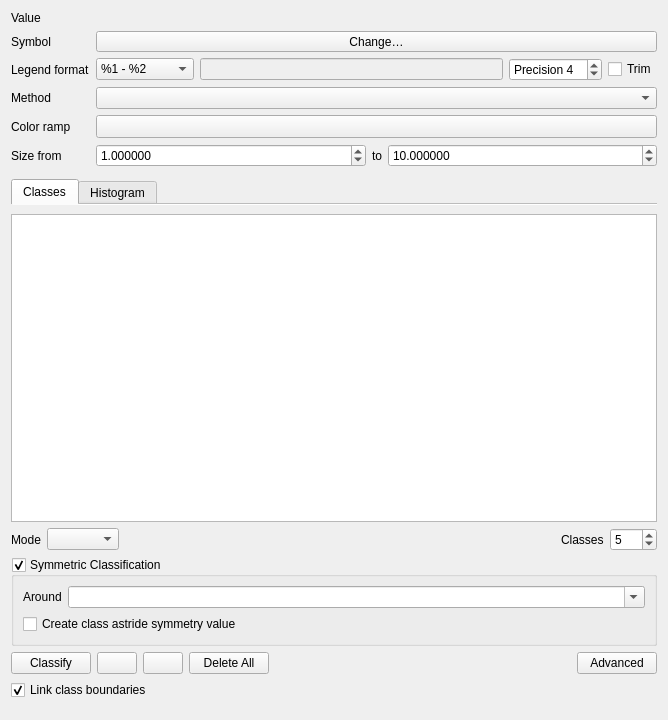
<?xml version="1.0" encoding="UTF-8"?>
<ui version="4.0">
 <class>QgsGraduatedSymbolRendererWidget</class>
 <widget class="QWidget" name="QgsGraduatedSymbolRendererWidget">
  <property name="geometry">
   <rect>
    <x>0</x>
    <y>0</y>
    <width>668</width>
    <height>720</height>
   </rect>
  </property>
  <layout class="QGridLayout" name="gridLayout">
   <item row="3" column="1">
    <widget class="QComboBox" name="methodComboBox">
     <property name="toolTip">
      <string>&lt;html&gt;&lt;head/&gt;&lt;body&gt;&lt;p&gt;Choose between color and size graduation. &lt;/p&gt;&lt;p&gt;&lt;br/&gt;&lt;/p&gt;&lt;p&gt;If you want to combine both, use a data-defined size for the symbol and graduate by color.&lt;/p&gt;&lt;/body&gt;&lt;/html&gt;</string>
     </property>
    </widget>
   </item>
   <item row="0" column="1">
    <widget class="QgsFieldExpressionWidget" name="mExpressionWidget">
     <property name="sizePolicy">
      <sizepolicy hsizetype="Preferred" vsizetype="Fixed">
       <horstretch>0</horstretch>
       <verstretch>0</verstretch>
      </sizepolicy>
     </property>
     <property name="minimumSize">
      <size>
       <width>10</width>
       <height>0</height>
      </size>
     </property>
     <property name="focusPolicy">
      <enum>Qt::StrongFocus</enum>
     </property>
    </widget>
   </item>
   <item row="2" column="0">
    <widget class="QLabel" name="label">
     <property name="text">
      <string>Legend format</string>
     </property>
     <property name="alignment">
      <set>Qt::AlignLeading|Qt::AlignLeft|Qt::AlignVCenter</set>
     </property>
     <property name="buddy">
      <cstring>txtLegendFormat</cstring>
     </property>
    </widget>
   </item>
   <item row="3" column="0">
    <widget class="QLabel" name="labelMethod">
     <property name="text">
      <string>Method</string>
     </property>
    </widget>
   </item>
   <item row="5" column="0">
    <widget class="QLabel" name="lblSize">
     <property name="text">
      <string>Size from</string>
     </property>
     <property name="buddy">
      <cstring>minSizeSpinBox</cstring>
     </property>
    </widget>
   </item>
   <item row="4" column="1">
    <widget class="QgsColorRampButton" name="btnColorRamp">
     <property name="sizePolicy">
      <sizepolicy hsizetype="Expanding" vsizetype="Fixed">
       <horstretch>0</horstretch>
       <verstretch>0</verstretch>
      </sizepolicy>
     </property>
     <property name="minimumSize">
      <size>
       <width>120</width>
       <height>0</height>
      </size>
     </property>
     <property name="maximumSize">
      <size>
       <width>16777215</width>
       <height>16777215</height>
      </size>
     </property>
    </widget>
   </item>
   <item row="0" column="0">
    <widget class="QLabel" name="label_4">
     <property name="text">
      <string>Value</string>
     </property>
    </widget>
   </item>
   <item row="5" column="1">
    <layout class="QHBoxLayout" name="layoutSize">
     <item>
      <widget class="QgsDoubleSpinBox" name="minSizeSpinBox">
       <property name="decimals">
        <number>6</number>
       </property>
       <property name="maximum">
        <double>999999999.000000000000000</double>
       </property>
       <property name="singleStep">
        <double>0.200000000000000</double>
       </property>
       <property name="value">
        <double>1.000000000000000</double>
       </property>
       <property name="showClearButton">
        <bool>false</bool>
       </property>
      </widget>
     </item>
     <item>
      <widget class="QLabel" name="lblSizeTo">
       <property name="sizePolicy">
        <sizepolicy hsizetype="Maximum" vsizetype="Preferred">
         <horstretch>0</horstretch>
         <verstretch>0</verstretch>
        </sizepolicy>
       </property>
       <property name="text">
        <string>to</string>
       </property>
      </widget>
     </item>
     <item>
      <widget class="QgsDoubleSpinBox" name="maxSizeSpinBox">
       <property name="decimals">
        <number>6</number>
       </property>
       <property name="maximum">
        <double>999999999.000000000000000</double>
       </property>
       <property name="singleStep">
        <double>0.200000000000000</double>
       </property>
       <property name="value">
        <double>10.000000000000000</double>
       </property>
       <property name="showClearButton">
        <bool>false</bool>
       </property>
      </widget>
     </item>
    </layout>
   </item>
   <item row="6" column="1">
    <widget class="QgsUnitSelectionWidget" name="mSizeUnitWidget" native="true">
     <property name="minimumSize">
      <size>
       <width>14</width>
       <height>0</height>
      </size>
     </property>
     <property name="focusPolicy">
      <enum>Qt::StrongFocus</enum>
     </property>
    </widget>
   </item>
   <item row="2" column="1">
    <layout class="QHBoxLayout" name="horizontalLayout_6">
     <property name="topMargin">
      <number>0</number>
     </property>
     <item>
      <widget class="QComboBox" name="cboLegendFormat">
       <item>
        <property name="text">
         <string>%1 - %2</string>
        </property>
       </item>
       <item>
        <property name="text">
         <string>&gt; %1 - %2</string>
        </property>
       </item>
       <item>
        <property name="text">
         <string>%1 &lt; x ≤ %2</string>
        </property>
       </item>
       <item>
        <property name="text">
         <string>Other</string>
        </property>
       </item>
      </widget>
     </item>
     <item>
      <widget class="QLineEdit" name="txtLegendFormat">
       <property name="enabled">
        <bool>false</bool>
       </property>
       <property name="toolTip">
        <string>Template for the legend text associated with each classification.  
Use &quot;%1&quot; for the lower bound of the classification, and &quot;%2&quot; for the upper bound.</string>
       </property>
       <property name="alignment">
        <set>Qt::AlignLeading|Qt::AlignLeft|Qt::AlignVCenter</set>
       </property>
      </widget>
     </item>
     <item>
      <widget class="QgsSpinBox" name="spinPrecision">
       <property name="sizePolicy">
        <sizepolicy hsizetype="Minimum" vsizetype="Fixed">
         <horstretch>0</horstretch>
         <verstretch>0</verstretch>
        </sizepolicy>
       </property>
       <property name="toolTip">
        <string>Precision of upper and lower values in label text.
Positive is number of decimal places
Negative rounds to powers of 10</string>
       </property>
       <property name="prefix">
        <string>Precision </string>
       </property>
       <property name="minimum">
        <number>0</number>
       </property>
       <property name="maximum">
        <number>10</number>
       </property>
       <property name="value">
        <number>4</number>
       </property>
      </widget>
     </item>
     <item>
      <widget class="QCheckBox" name="cbxTrimTrailingZeroes">
       <property name="toolTip">
        <string>Check to remove trailing zeroes after the decimal point from the upper and lower values in the legend.</string>
       </property>
       <property name="text">
        <string>Trim</string>
       </property>
      </widget>
     </item>
    </layout>
   </item>
   <item row="1" column="1">
    <widget class="QgsSymbolButton" name="btnChangeGraduatedSymbol">
     <property name="sizePolicy">
      <sizepolicy hsizetype="Minimum" vsizetype="Fixed">
       <horstretch>1</horstretch>
       <verstretch>0</verstretch>
      </sizepolicy>
     </property>
     <property name="text">
      <string>Change…</string>
     </property>
    </widget>
   </item>
   <item row="4" column="0">
    <widget class="QLabel" name="lblColorRamp">
     <property name="text">
      <string>Color ramp</string>
     </property>
     <property name="buddy">
      <cstring>btnColorRamp</cstring>
     </property>
    </widget>
   </item>
   <item row="1" column="0">
    <widget class="QLabel" name="label_6">
     <property name="text">
      <string>Symbol</string>
     </property>
     <property name="buddy">
      <cstring>btnChangeGraduatedSymbol</cstring>
     </property>
    </widget>
   </item>
   <item row="7" column="0" colspan="2">
    <widget class="QTabWidget" name="tabWidget">
     <property name="currentIndex">
      <number>0</number>
     </property>
     <property name="documentMode">
      <bool>true</bool>
     </property>
     <widget class="QWidget" name="tab">
      <attribute name="title">
       <string>Classes</string>
      </attribute>
      <layout class="QGridLayout" name="gridLayout_3">
       <property name="leftMargin">
        <number>0</number>
       </property>
       <property name="rightMargin">
        <number>0</number>
       </property>
       <item row="2" column="0">
        <layout class="QFormLayout" name="mParametersLayout"/>
       </item>
       <item row="3" column="0" colspan="3">
        <widget class="QgsCollapsibleGroupBoxBasic" name="mGroupBoxSymmetric">
         <property name="title">
          <string>Symmetric Classification</string>
         </property>
         <property name="checkable">
          <bool>true</bool>
         </property>
         <layout class="QGridLayout" name="gridLayout_2" columnstretch="0,1">
          <item row="0" column="0">
           <widget class="QLabel" name="label_2">
            <property name="text">
             <string>Around</string>
            </property>
           </widget>
          </item>
          <item row="0" column="1">
           <widget class="QComboBox" name="cboSymmetryPoint">
            <property name="editable">
             <bool>true</bool>
            </property>
           </widget>
          </item>
          <item row="2" column="0" colspan="2">
           <widget class="QCheckBox" name="cbxAstride">
            <property name="text">
             <string>Create class astride symmetry value</string>
            </property>
           </widget>
          </item>
         </layout>
        </widget>
       </item>
       <item row="2" column="1">
        <spacer name="horizontalSpacer_3">
         <property name="orientation">
          <enum>Qt::Horizontal</enum>
         </property>
         <property name="sizeHint" stdset="0">
          <size>
           <width>40</width>
           <height>0</height>
          </size>
         </property>
        </spacer>
       </item>
       <item row="1" column="0" colspan="3">
        <layout class="QHBoxLayout" name="horizontalLayout_5">
         <item>
          <widget class="QLabel" name="label_8">
           <property name="text">
            <string>Mode</string>
           </property>
           <property name="buddy">
            <cstring>cboGraduatedMode</cstring>
           </property>
          </widget>
         </item>
         <item>
          <widget class="QComboBox" name="cboGraduatedMode">
           <property name="editable">
            <bool>false</bool>
           </property>
          </widget>
         </item>
         <item>
          <widget class="QWidget" name="widget" native="true"/>
         </item>
         <item>
          <spacer name="horizontalSpacer_4">
           <property name="orientation">
            <enum>Qt::Horizontal</enum>
           </property>
           <property name="sizeHint" stdset="0">
            <size>
             <width>40</width>
             <height>20</height>
            </size>
           </property>
          </spacer>
         </item>
         <item>
          <widget class="QLabel" name="label_5">
           <property name="text">
            <string>Classes</string>
           </property>
           <property name="buddy">
            <cstring>spinGraduatedClasses</cstring>
           </property>
          </widget>
         </item>
         <item>
          <widget class="QgsSpinBox" name="spinGraduatedClasses">
           <property name="sizePolicy">
            <sizepolicy hsizetype="Minimum" vsizetype="Fixed">
             <horstretch>0</horstretch>
             <verstretch>0</verstretch>
            </sizepolicy>
           </property>
           <property name="minimum">
            <number>1</number>
           </property>
           <property name="maximum">
            <number>999</number>
           </property>
           <property name="value">
            <number>5</number>
           </property>
          </widget>
         </item>
        </layout>
       </item>
       <item row="0" column="0" colspan="3">
        <widget class="QTreeView" name="viewGraduated">
         <property name="contextMenuPolicy">
          <enum>Qt::CustomContextMenu</enum>
         </property>
         <property name="showDropIndicator" stdset="0">
          <bool>true</bool>
         </property>
         <property name="dragDropMode">
          <enum>QAbstractItemView::InternalMove</enum>
         </property>
         <property name="selectionMode">
          <enum>QAbstractItemView::ExtendedSelection</enum>
         </property>
         <property name="rootIsDecorated">
          <bool>false</bool>
         </property>
         <property name="itemsExpandable">
          <bool>false</bool>
         </property>
         <property name="sortingEnabled">
          <bool>true</bool>
         </property>
        </widget>
       </item>
       <item row="4" column="0" colspan="3">
        <layout class="QHBoxLayout" name="horizontalLayout_3">
         <item>
          <widget class="QPushButton" name="btnGraduatedClassify">
           <property name="text">
            <string>Classify</string>
           </property>
          </widget>
         </item>
         <item>
          <widget class="QPushButton" name="btnGraduatedAdd">
           <property name="toolTip">
            <string>Add class</string>
           </property>
           <property name="icon">
            <iconset resource="../../images/images.qrc">
             <normaloff>:/images/themes/default/symbologyAdd.svg</normaloff>:/images/themes/default/symbologyAdd.svg</iconset>
           </property>
          </widget>
         </item>
         <item>
          <widget class="QPushButton" name="btnGraduatedDelete">
           <property name="toolTip">
            <string>Delete</string>
           </property>
           <property name="icon">
            <iconset resource="../../images/images.qrc">
             <normaloff>:/images/themes/default/symbologyRemove.svg</normaloff>:/images/themes/default/symbologyRemove.svg</iconset>
           </property>
          </widget>
         </item>
         <item>
          <widget class="QPushButton" name="btnDeleteAllClasses">
           <property name="text">
            <string>Delete All</string>
           </property>
          </widget>
         </item>
         <item>
          <spacer name="horizontalSpacer_2">
           <property name="orientation">
            <enum>Qt::Horizontal</enum>
           </property>
           <property name="sizeHint" stdset="0">
            <size>
             <width>0</width>
             <height>20</height>
            </size>
           </property>
          </spacer>
         </item>
         <item>
          <widget class="QPushButton" name="btnAdvanced">
           <property name="text">
            <string>Advanced</string>
           </property>
          </widget>
         </item>
        </layout>
       </item>
       <item row="5" column="0" colspan="3">
        <layout class="QHBoxLayout" name="_2">
         <item>
          <widget class="QCheckBox" name="cbxLinkBoundaries">
           <property name="text">
            <string>Link class boundaries</string>
           </property>
           <property name="checked">
            <bool>true</bool>
           </property>
          </widget>
         </item>
        </layout>
       </item>
      </layout>
     </widget>
     <widget class="QWidget" name="tab_2">
      <attribute name="title">
       <string>Histogram</string>
      </attribute>
      <layout class="QVBoxLayout" name="verticalLayout_2" stretch="0">
       <item>
        <widget class="QgsGraduatedHistogramWidget" name="mHistogramWidget" native="true"/>
       </item>
      </layout>
     </widget>
    </widget>
   </item>
  </layout>
 </widget>
 <customwidgets>
  <customwidget>
   <class>QgsDoubleSpinBox</class>
   <extends>QDoubleSpinBox</extends>
   <header>qgsdoublespinbox.h</header>
  </customwidget>
  <customwidget>
   <class>QgsFieldExpressionWidget</class>
   <extends>QWidget</extends>
   <header>qgsfieldexpressionwidget.h</header>
   <container>1</container>
  </customwidget>
  <customwidget>
   <class>QgsSpinBox</class>
   <extends>QSpinBox</extends>
   <header>qgsspinbox.h</header>
  </customwidget>
  <customwidget>
   <class>QgsSymbolButton</class>
   <extends>QToolButton</extends>
   <header>qgssymbolbutton.h</header>
  </customwidget>
  <customwidget>
   <class>QgsUnitSelectionWidget</class>
   <extends>QWidget</extends>
   <header>qgsunitselectionwidget.h</header>
   <container>1</container>
  </customwidget>
  <customwidget>
   <class>QgsColorRampButton</class>
   <extends>QToolButton</extends>
   <header>qgscolorrampbutton.h</header>
   <container>1</container>
  </customwidget>
  <customwidget>
   <class>QgsCollapsibleGroupBoxBasic</class>
   <extends>QGroupBox</extends>
   <header location="global">qgscollapsiblegroupbox.h</header>
   <container>1</container>
  </customwidget>
  <customwidget>
   <class>QgsGraduatedHistogramWidget</class>
   <extends>QWidget</extends>
   <header>qgsgraduatedhistogramwidget.h</header>
   <container>1</container>
  </customwidget>
 </customwidgets>
 <tabstops>
  <tabstop>mExpressionWidget</tabstop>
  <tabstop>btnChangeGraduatedSymbol</tabstop>
  <tabstop>txtLegendFormat</tabstop>
  <tabstop>spinPrecision</tabstop>
  <tabstop>cbxTrimTrailingZeroes</tabstop>
  <tabstop>methodComboBox</tabstop>
  <tabstop>btnColorRamp</tabstop>
  <tabstop>minSizeSpinBox</tabstop>
  <tabstop>maxSizeSpinBox</tabstop>
  <tabstop>mSizeUnitWidget</tabstop>
  <tabstop>tabWidget</tabstop>
  <tabstop>viewGraduated</tabstop>
  <tabstop>cboGraduatedMode</tabstop>
  <tabstop>spinGraduatedClasses</tabstop>
  <tabstop>mGroupBoxSymmetric</tabstop>
  <tabstop>cboSymmetryPoint</tabstop>
  <tabstop>cbxAstride</tabstop>
  <tabstop>btnGraduatedClassify</tabstop>
  <tabstop>btnGraduatedAdd</tabstop>
  <tabstop>btnGraduatedDelete</tabstop>
  <tabstop>btnDeleteAllClasses</tabstop>
  <tabstop>btnAdvanced</tabstop>
  <tabstop>cbxLinkBoundaries</tabstop>
 </tabstops>
 <resources>
  <include location="../../images/images.qrc"/>
  <include location="../../images/images.qrc"/>
 </resources>
 <connections/>
</ui>
